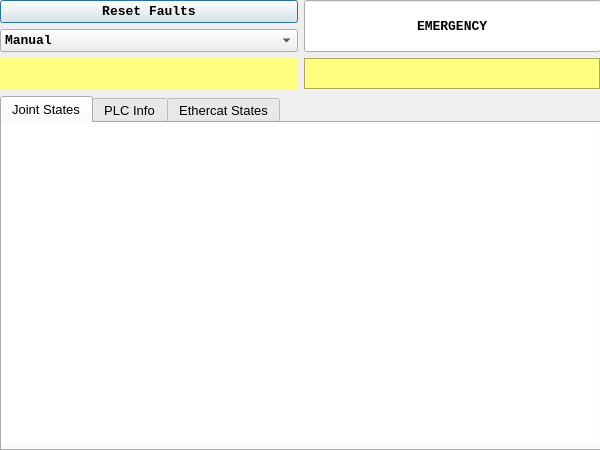
<?xml version="1.0" encoding="UTF-8"?>
<ui version="4.0">
 <class>MotorsWindow</class>
 <widget class="QDialog" name="MotorsWindow">
  <property name="enabled">
   <bool>true</bool>
  </property>
  <property name="geometry">
   <rect>
    <x>0</x>
    <y>0</y>
    <width>600</width>
    <height>450</height>
   </rect>
  </property>
  <property name="sizePolicy">
   <sizepolicy hsizetype="MinimumExpanding" vsizetype="MinimumExpanding">
    <horstretch>0</horstretch>
    <verstretch>0</verstretch>
   </sizepolicy>
  </property>
  <property name="font">
   <font>
    <pointsize>10</pointsize>
   </font>
  </property>
  <property name="windowTitle">
   <string>Motor</string>
  </property>
  <widget class="QWidget" name="layoutWidget">
   <property name="geometry">
    <rect>
     <x>0</x>
     <y>0</y>
     <width>601</width>
     <height>451</height>
    </rect>
   </property>
   <layout class="QGridLayout" name="gridLayout" rowminimumheight="0,0,0,0">
    <property name="sizeConstraint">
     <enum>QLayout::SetDefaultConstraint</enum>
    </property>
    <item row="1" column="0">
     <widget class="QComboBox" name="comboBox_ResetFaults">
      <property name="font">
       <font>
        <family>Monospace</family>
        <pointsize>10</pointsize>
        <bold>true</bold>
       </font>
      </property>
      <item>
       <property name="text">
        <string>Manual</string>
       </property>
      </item>
      <item>
       <property name="text">
        <string>Auto</string>
       </property>
      </item>
      <item>
       <property name="text">
        <string>Force</string>
       </property>
      </item>
      <item>
       <property name="text">
        <string>FT Sensor</string>
       </property>
      </item>
     </widget>
    </item>
    <item row="0" column="0">
     <widget class="QPushButton" name="pushButton_ResetFaults">
      <property name="font">
       <font>
        <family>Monospace</family>
        <pointsize>10</pointsize>
        <bold>true</bold>
       </font>
      </property>
      <property name="text">
       <string>Reset Faults</string>
      </property>
     </widget>
    </item>
    <item row="0" column="1" rowspan="2">
     <widget class="QLineEdit" name="lineEdit_Emergency">
      <property name="sizePolicy">
       <sizepolicy hsizetype="Minimum" vsizetype="Minimum">
        <horstretch>0</horstretch>
        <verstretch>0</verstretch>
       </sizepolicy>
      </property>
      <property name="font">
       <font>
        <family>Monospace</family>
        <pointsize>10</pointsize>
        <bold>true</bold>
       </font>
      </property>
      <property name="autoFillBackground">
       <bool>false</bool>
      </property>
      <property name="text">
       <string>EMERGENCY</string>
      </property>
      <property name="alignment">
       <set>Qt::AlignCenter</set>
      </property>
      <property name="readOnly">
       <bool>true</bool>
      </property>
     </widget>
    </item>
    <item row="2" column="0">
     <widget class="QPlainTextEdit" name="plainTextEdit_controller_name">
      <property name="sizePolicy">
       <sizepolicy hsizetype="MinimumExpanding" vsizetype="Fixed">
        <horstretch>0</horstretch>
        <verstretch>0</verstretch>
       </sizepolicy>
      </property>
      <property name="maximumSize">
       <size>
        <width>16777215</width>
        <height>32</height>
       </size>
      </property>
      <property name="font">
       <font>
        <pointsize>8</pointsize>
        <bold>true</bold>
       </font>
      </property>
      <property name="styleSheet">
       <string notr="true">background-color: rgb(255, 255, 127);</string>
      </property>
      <property name="frameShape">
       <enum>QFrame::NoFrame</enum>
      </property>
      <property name="textInteractionFlags">
       <set>Qt::NoTextInteraction</set>
      </property>
     </widget>
    </item>
    <item row="2" column="1">
     <widget class="QPlainTextEdit" name="plainTextEdit_udp_channel">
      <property name="sizePolicy">
       <sizepolicy hsizetype="MinimumExpanding" vsizetype="Minimum">
        <horstretch>0</horstretch>
        <verstretch>0</verstretch>
       </sizepolicy>
      </property>
      <property name="maximumSize">
       <size>
        <width>16777215</width>
        <height>32</height>
       </size>
      </property>
      <property name="font">
       <font>
        <pointsize>8</pointsize>
        <bold>true</bold>
       </font>
      </property>
      <property name="autoFillBackground">
       <bool>false</bool>
      </property>
      <property name="styleSheet">
       <string notr="true">background-color: rgb(255, 255, 127);</string>
      </property>
      <property name="frameShape">
       <enum>QFrame::Box</enum>
      </property>
      <property name="sizeAdjustPolicy">
       <enum>QAbstractScrollArea::AdjustToContents</enum>
      </property>
      <property name="textInteractionFlags">
       <set>Qt::NoTextInteraction</set>
      </property>
     </widget>
    </item>
    <item row="3" column="0" colspan="2">
     <widget class="QTabWidget" name="tabWidget">
      <property name="sizePolicy">
       <sizepolicy hsizetype="MinimumExpanding" vsizetype="MinimumExpanding">
        <horstretch>0</horstretch>
        <verstretch>0</verstretch>
       </sizepolicy>
      </property>
      <property name="currentIndex">
       <number>0</number>
      </property>
      <widget class="QWidget" name="tab">
       <attribute name="title">
        <string>Joint States</string>
       </attribute>
       <widget class="QTableWidget" name="tableWidget_MotorsInfo">
        <property name="enabled">
         <bool>true</bool>
        </property>
        <property name="geometry">
         <rect>
          <x>0</x>
          <y>0</y>
          <width>600</width>
          <height>320</height>
         </rect>
        </property>
        <property name="sizePolicy">
         <sizepolicy hsizetype="Expanding" vsizetype="Expanding">
          <horstretch>0</horstretch>
          <verstretch>0</verstretch>
         </sizepolicy>
        </property>
        <property name="font">
         <font>
          <pointsize>8</pointsize>
         </font>
        </property>
        <property name="frameShape">
         <enum>QFrame::NoFrame</enum>
        </property>
        <property name="sizeAdjustPolicy">
         <enum>QAbstractScrollArea::AdjustToContents</enum>
        </property>
        <property name="editTriggers">
         <set>QAbstractItemView::NoEditTriggers</set>
        </property>
        <property name="tabKeyNavigation">
         <bool>false</bool>
        </property>
        <property name="showDropIndicator" stdset="0">
         <bool>false</bool>
        </property>
        <property name="dragDropOverwriteMode">
         <bool>false</bool>
        </property>
        <property name="gridStyle">
         <enum>Qt::NoPen</enum>
        </property>
        <property name="cornerButtonEnabled">
         <bool>false</bool>
        </property>
        <property name="rowCount">
         <number>3</number>
        </property>
        <property name="columnCount">
         <number>4</number>
        </property>
        <attribute name="horizontalHeaderVisible">
         <bool>false</bool>
        </attribute>
        <attribute name="verticalHeaderVisible">
         <bool>false</bool>
        </attribute>
        <attribute name="verticalHeaderHighlightSections">
         <bool>false</bool>
        </attribute>
        <row/>
        <row/>
        <row/>
        <column/>
        <column/>
        <column/>
        <column/>
       </widget>
      </widget>
      <widget class="QWidget" name="tab_3">
       <attribute name="title">
        <string>PLC Info</string>
       </attribute>
       <widget class="QTableWidget" name="tableWidget_PLC">
        <property name="enabled">
         <bool>true</bool>
        </property>
        <property name="geometry">
         <rect>
          <x>0</x>
          <y>0</y>
          <width>591</width>
          <height>192</height>
         </rect>
        </property>
        <property name="sizePolicy">
         <sizepolicy hsizetype="Expanding" vsizetype="Expanding">
          <horstretch>0</horstretch>
          <verstretch>0</verstretch>
         </sizepolicy>
        </property>
        <property name="font">
         <font>
          <pointsize>8</pointsize>
         </font>
        </property>
        <property name="frameShape">
         <enum>QFrame::NoFrame</enum>
        </property>
        <property name="sizeAdjustPolicy">
         <enum>QAbstractScrollArea::AdjustToContents</enum>
        </property>
        <property name="editTriggers">
         <set>QAbstractItemView::NoEditTriggers</set>
        </property>
        <property name="tabKeyNavigation">
         <bool>false</bool>
        </property>
        <property name="showDropIndicator" stdset="0">
         <bool>false</bool>
        </property>
        <property name="dragDropOverwriteMode">
         <bool>false</bool>
        </property>
        <property name="gridStyle">
         <enum>Qt::NoPen</enum>
        </property>
        <property name="cornerButtonEnabled">
         <bool>false</bool>
        </property>
        <property name="rowCount">
         <number>3</number>
        </property>
        <property name="columnCount">
         <number>4</number>
        </property>
        <attribute name="horizontalHeaderVisible">
         <bool>false</bool>
        </attribute>
        <attribute name="verticalHeaderVisible">
         <bool>false</bool>
        </attribute>
        <attribute name="verticalHeaderHighlightSections">
         <bool>false</bool>
        </attribute>
        <row/>
        <row/>
        <row/>
        <column/>
        <column/>
        <column/>
        <column/>
       </widget>
      </widget>
      <widget class="QWidget" name="tab_2">
       <attribute name="title">
        <string>Ethercat States</string>
       </attribute>
       <widget class="QTableWidget" name="tableWidget_EthercatNodesInfo">
        <property name="enabled">
         <bool>true</bool>
        </property>
        <property name="geometry">
         <rect>
          <x>0</x>
          <y>-1</y>
          <width>601</width>
          <height>201</height>
         </rect>
        </property>
        <property name="sizePolicy">
         <sizepolicy hsizetype="MinimumExpanding" vsizetype="MinimumExpanding">
          <horstretch>0</horstretch>
          <verstretch>0</verstretch>
         </sizepolicy>
        </property>
        <property name="font">
         <font>
          <pointsize>8</pointsize>
         </font>
        </property>
        <property name="frameShape">
         <enum>QFrame::NoFrame</enum>
        </property>
        <property name="sizeAdjustPolicy">
         <enum>QAbstractScrollArea::AdjustToContents</enum>
        </property>
        <property name="editTriggers">
         <set>QAbstractItemView::NoEditTriggers</set>
        </property>
        <property name="tabKeyNavigation">
         <bool>false</bool>
        </property>
        <property name="showDropIndicator" stdset="0">
         <bool>false</bool>
        </property>
        <property name="dragDropOverwriteMode">
         <bool>false</bool>
        </property>
        <property name="gridStyle">
         <enum>Qt::NoPen</enum>
        </property>
        <property name="cornerButtonEnabled">
         <bool>false</bool>
        </property>
        <property name="rowCount">
         <number>3</number>
        </property>
        <property name="columnCount">
         <number>4</number>
        </property>
        <attribute name="horizontalHeaderVisible">
         <bool>false</bool>
        </attribute>
        <attribute name="verticalHeaderVisible">
         <bool>false</bool>
        </attribute>
        <attribute name="verticalHeaderHighlightSections">
         <bool>false</bool>
        </attribute>
        <row/>
        <row/>
        <row/>
        <column/>
        <column/>
        <column/>
        <column/>
       </widget>
      </widget>
     </widget>
    </item>
   </layout>
  </widget>
 </widget>
 <resources/>
 <connections/>
</ui>
